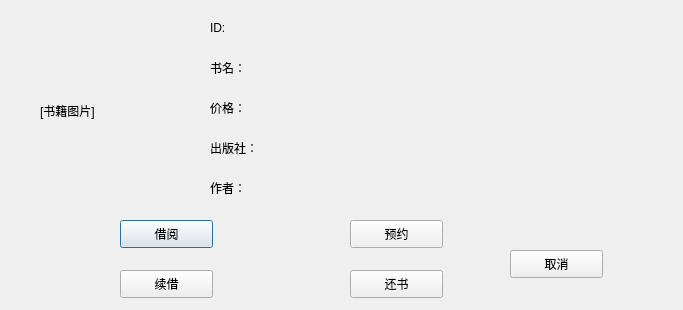
<?xml version="1.0" encoding="UTF-8"?>
<ui version="4.0">
 <class>BookDialog</class>
 <widget class="QDialog" name="BookDialog">
  <property name="geometry">
   <rect>
    <x>0</x>
    <y>0</y>
    <width>683</width>
    <height>310</height>
   </rect>
  </property>
  <property name="windowTitle">
   <string>Dialog</string>
  </property>
  <widget class="QLabel" name="bookPic">
   <property name="geometry">
    <rect>
     <x>40</x>
     <y>30</y>
     <width>121</width>
     <height>161</height>
    </rect>
   </property>
   <property name="text">
    <string>[书籍图片]</string>
   </property>
  </widget>
  <widget class="QLabel" name="label">
   <property name="geometry">
    <rect>
     <x>210</x>
     <y>60</y>
     <width>51</width>
     <height>16</height>
    </rect>
   </property>
   <property name="text">
    <string>书名：</string>
   </property>
  </widget>
  <widget class="QLabel" name="label_2">
   <property name="geometry">
    <rect>
     <x>210</x>
     <y>20</y>
     <width>51</width>
     <height>16</height>
    </rect>
   </property>
   <property name="text">
    <string>ID:</string>
   </property>
  </widget>
  <widget class="QLabel" name="nameLabel">
   <property name="geometry">
    <rect>
     <x>310</x>
     <y>60</y>
     <width>171</width>
     <height>16</height>
    </rect>
   </property>
   <property name="text">
    <string/>
   </property>
  </widget>
  <widget class="QLabel" name="IDLabel">
   <property name="geometry">
    <rect>
     <x>310</x>
     <y>20</y>
     <width>171</width>
     <height>16</height>
    </rect>
   </property>
   <property name="text">
    <string/>
   </property>
  </widget>
  <widget class="QLabel" name="label_3">
   <property name="geometry">
    <rect>
     <x>210</x>
     <y>100</y>
     <width>51</width>
     <height>16</height>
    </rect>
   </property>
   <property name="text">
    <string>价格：</string>
   </property>
  </widget>
  <widget class="QLabel" name="priceLabel">
   <property name="geometry">
    <rect>
     <x>310</x>
     <y>100</y>
     <width>171</width>
     <height>16</height>
    </rect>
   </property>
   <property name="text">
    <string/>
   </property>
  </widget>
  <widget class="QPushButton" name="borrow">
   <property name="geometry">
    <rect>
     <x>120</x>
     <y>220</y>
     <width>93</width>
     <height>28</height>
    </rect>
   </property>
   <property name="text">
    <string>借阅</string>
   </property>
  </widget>
  <widget class="QPushButton" name="order">
   <property name="geometry">
    <rect>
     <x>350</x>
     <y>220</y>
     <width>93</width>
     <height>28</height>
    </rect>
   </property>
   <property name="text">
    <string>预约</string>
   </property>
  </widget>
  <widget class="QPushButton" name="cancle">
   <property name="geometry">
    <rect>
     <x>510</x>
     <y>250</y>
     <width>93</width>
     <height>28</height>
    </rect>
   </property>
   <property name="text">
    <string>取消</string>
   </property>
  </widget>
  <widget class="QLabel" name="label_4">
   <property name="geometry">
    <rect>
     <x>210</x>
     <y>140</y>
     <width>51</width>
     <height>16</height>
    </rect>
   </property>
   <property name="text">
    <string>出版社：</string>
   </property>
  </widget>
  <widget class="QLabel" name="pressLabel">
   <property name="geometry">
    <rect>
     <x>310</x>
     <y>140</y>
     <width>171</width>
     <height>16</height>
    </rect>
   </property>
   <property name="text">
    <string/>
   </property>
  </widget>
  <widget class="QLabel" name="label_5">
   <property name="geometry">
    <rect>
     <x>210</x>
     <y>180</y>
     <width>51</width>
     <height>16</height>
    </rect>
   </property>
   <property name="text">
    <string>作者：</string>
   </property>
  </widget>
  <widget class="QLabel" name="writerLabel">
   <property name="geometry">
    <rect>
     <x>320</x>
     <y>180</y>
     <width>171</width>
     <height>16</height>
    </rect>
   </property>
   <property name="text">
    <string/>
   </property>
  </widget>
  <widget class="QPushButton" name="xujie">
   <property name="geometry">
    <rect>
     <x>120</x>
     <y>270</y>
     <width>93</width>
     <height>28</height>
    </rect>
   </property>
   <property name="text">
    <string>续借</string>
   </property>
  </widget>
  <widget class="QPushButton" name="returnBut">
   <property name="geometry">
    <rect>
     <x>350</x>
     <y>270</y>
     <width>93</width>
     <height>28</height>
    </rect>
   </property>
   <property name="text">
    <string>还书</string>
   </property>
  </widget>
 </widget>
 <resources/>
 <connections/>
</ui>
